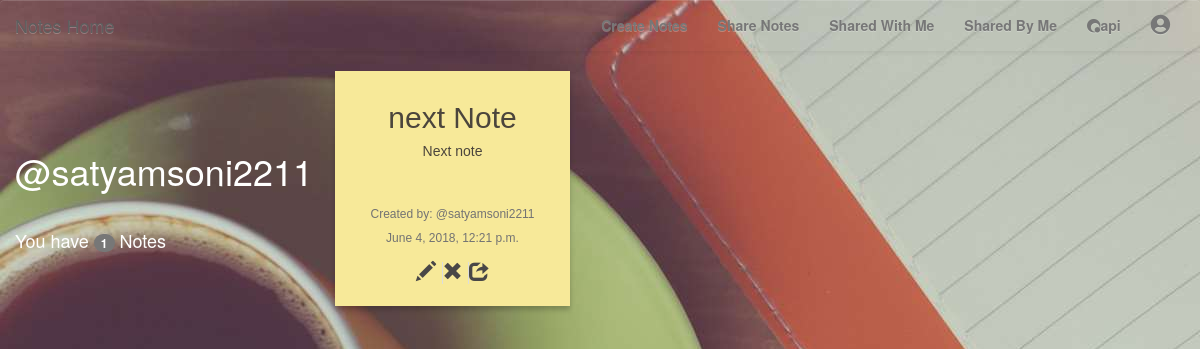
Page /notes/view/ (signed in) on the earlier database version.
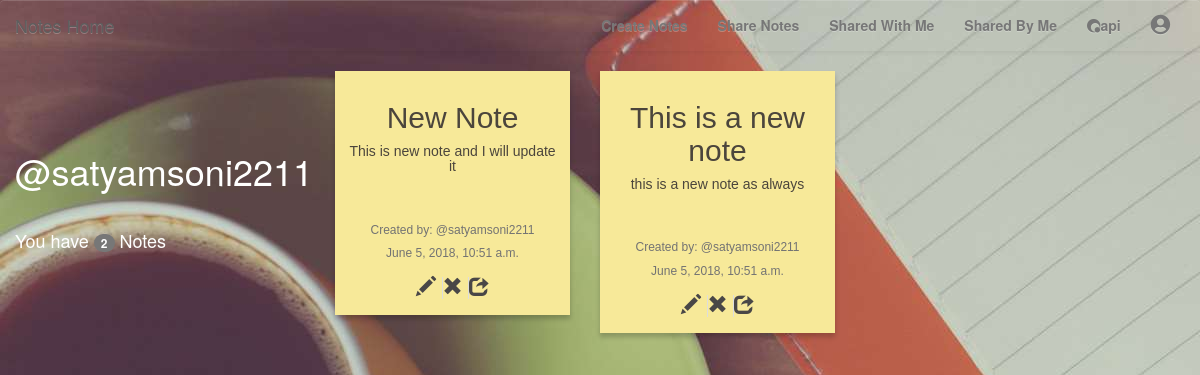
Same page on the later database version.
### notes/models.py (models this page shows, shortened)
class Notes(models.Model):
    title = models.CharField(max_length=30)
    created = models.DateTimeField(auto_now=True)
    text = models.CharField(max_length=2000)
    user = models.ForeignKey(User,related_name='notes', on_delete=models.CASCADE)
    class Meta:
        ordering = ['-created']

### notes/views.py (the view)
class ViewNotes(LoginRequiredMixin,generic.ListView):
    model = Notes

### notes/templates/notes/notes_list.html
{% extends "base.html" %}
{% block content %}
	<div class="row">
		<div class="col-md-3" style="height:100%">
			<br><br><br>
			<h1 id='wh'>@{{user.username}}</h1><br>
			<h4 id="wh">You have <span class="badge">{{user.notes.all.count}}</span> Notes</h4>
		</div>
		<div class="col-md-9">
			{% for note in object_list %}
				{% if note.user.username == user.username  %}
					<div class="note-wrap note-white col-md-3">
						<h2>{{note.title}}</h2>
						<h5>{{note.text|safe}}</h5>
						<br>
						<h5 class="help-block" id='usertag'>Created by: @{{note.user.username}}</h5>
						<h5 class="help-block" id="usertag">{{note.created}}</h5>
						<a href="{% url 'notes:update' pk=note.pk %}">
							<span class="glyphicon glyphicon-pencil" title="Update Note"></span>
						</a>
						<a href="{% url 'notes:delete' pk=note.pk %}" class="anchor">
							<span class="glyphicon glyphicon-remove" title="Delete Note"></span>
						</a>
						<a href="{% url 'notes:sharesingle' pk=note.pk %}" class="anchor">
							<span class="glyphicon glyphicon-share" title="Share Note"></span>
						</a>
					</div>
				{% endif %}
			{% endfor %}
		</div>
	</div>
{% endblock %}

Differences in the rows shown:
removed Notes: title "next Note", text "Next note", user.username "satyamsoni2211", created "June 4, 2018, 12:21 p.m."
added Notes: title "New Note", text "This is new note and I will update it", user.username "satyamsoni2211", created "June 5, 2018, 10:51 a.m."
added Notes: title "This is a new note", text "this is a new note as always", user.username "satyamsoni2211", created "June 5, 2018, 10:51 a.m."
Other differences:
{{ user.notes.all.count }}: "1" → "2"
